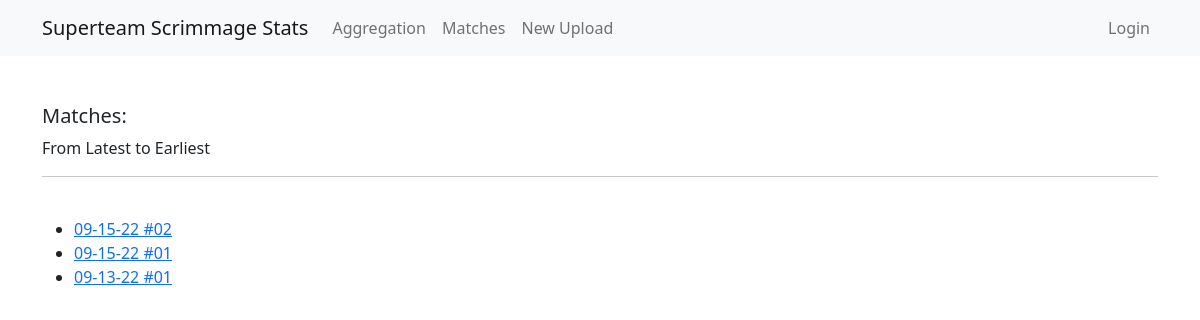
Screenshot of /matches with the database file from the repository.
### stats/models.py (models this page shows, shortened)
class Match(models.Model):
    date = models.DateTimeField()
    class Meta:
        ordering = ['-date']

### stats/views.py (the view)
# urls.py: path('matches', match_list, name='matches'),
def match_list(request):
    matches = Match.objects.all()
    return render(request, 'match_list.html', {'matches': matches})

### templates/match_list.html (shortened to what this page needs)
{% extends 'base.html' %}
{% block content %}
    <br><br>
    <h5>Matches:</h5>
    <p>From Latest to Earliest</p>
    <hr><br>
    <ul>
        {% for match in matches %}
            <li><a href="{% url 'match' match.pk %}">{{ match.date|date:'m-d-y #h' }}</a></li>
        {% endfor %}
    </ul>
    <br>
{% endblock %}

### rows the page displays
Match: date "09-15-22 #02"
Match: date "09-15-22 #01"
Match: date "09-13-22 #01"
